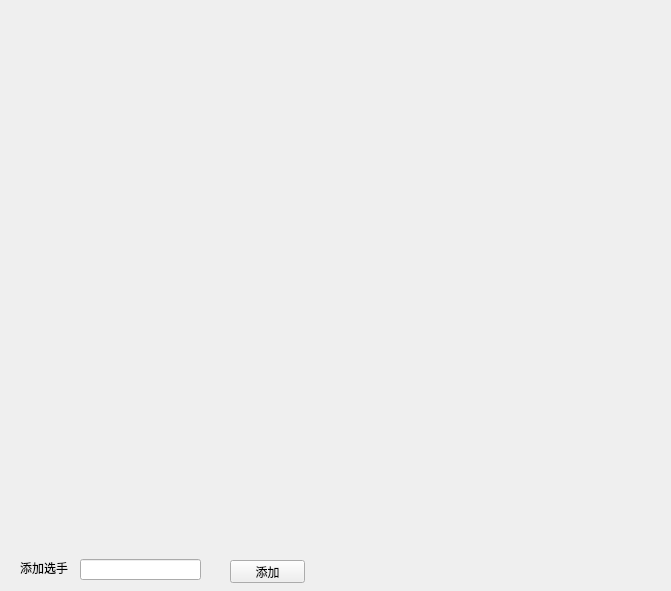
<?xml version="1.0" encoding="UTF-8"?>
<ui version="4.0">
 <class>PlayerPage</class>
 <widget class="QWidget" name="PlayerPage">
  <property name="geometry">
   <rect>
    <x>0</x>
    <y>0</y>
    <width>671</width>
    <height>591</height>
   </rect>
  </property>
  <property name="windowTitle">
   <string>Form</string>
  </property>
  <widget class="QLabel" name="label">
   <property name="geometry">
    <rect>
     <x>20</x>
     <y>560</y>
     <width>91</width>
     <height>16</height>
    </rect>
   </property>
   <property name="text">
    <string>添加选手</string>
   </property>
  </widget>
  <widget class="QLineEdit" name="newPlayer">
   <property name="geometry">
    <rect>
     <x>80</x>
     <y>559</y>
     <width>121</width>
     <height>21</height>
    </rect>
   </property>
  </widget>
  <widget class="QPushButton" name="addNewPlayerBtn">
   <property name="geometry">
    <rect>
     <x>230</x>
     <y>560</y>
     <width>75</width>
     <height>23</height>
    </rect>
   </property>
   <property name="text">
    <string>添加</string>
   </property>
  </widget>
 </widget>
 <resources/>
 <connections/>
</ui>
